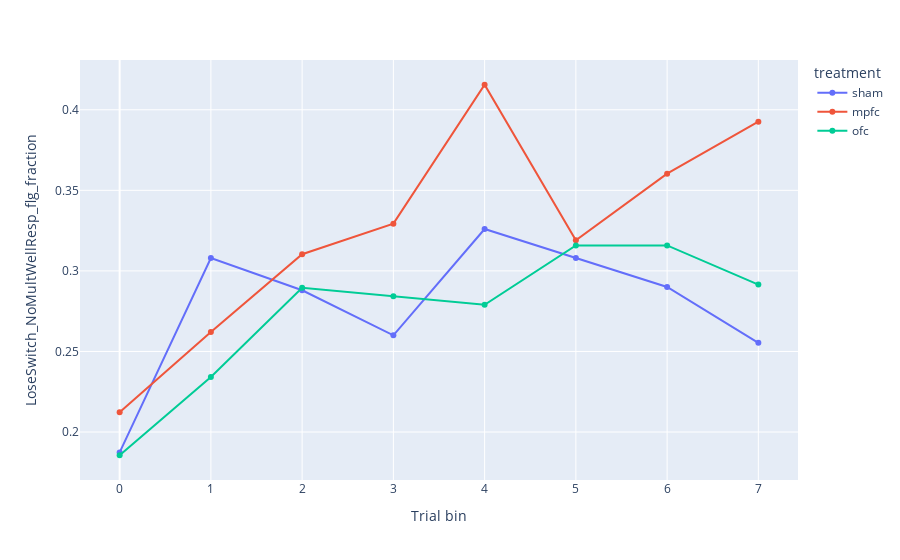

The notebook cell this image was saved under:
### Markdown cell above
**Lose-Switch**

### Code cell
df = preprocessing.bin_data(df, 20)
ls_bin = plotting.bin_and_aggregate_flag(df, "LoseSwitch_NoMultWellResp_flg")
plotting.line_by_treatment_across_bins(
    ls_bin,
    y="LoseSwitch_NoMultWellResp_flg_fraction",
    category_orders=cat
)

### Figure 1 — Plotly figure (JSON) as saved in the notebook; plotly's stock layout.template omitted (floating-point values rounded to 4 significant figures)
{"data": [{"hovertemplate": "treatment=sham<br>Trial bin=%{x}<br>LoseSwitch_NoMultWellResp_flg_fraction=%{y}<extra></extra>", "legendgroup": "sham", "line": {"color": "#636efa", "dash": "solid"}, "marker": {"symbol": "circle"}, "mode": "lines+markers", "name": "sham", "orientation": "v", "showlegend": true, "type": "scatter", "x": [0, 1, 2, 3, 4, 5, 6, 7], "xaxis": "x", "y": [0.1874, 0.308, 0.288, 0.26, 0.326, 0.308, 0.29, 0.2554], "yaxis": "y"}, {"hovertemplate": "treatment=mpfc<br>Trial bin=%{x}<br>LoseSwitch_NoMultWellResp_flg_fraction=%{y}<extra></extra>", "legendgroup": "mpfc", "line": {"color": "#EF553B", "dash": "solid"}, "marker": {"symbol": "circle"}, "mode": "lines+markers", "name": "mpfc", "orientation": "v", "showlegend": true, "type": "scatter", "x": [0, 1, 2, 3, 4, 5, 6, 7], "xaxis": "x", "y": [0.2123, 0.2621, 0.3103, 0.3293, 0.4155, 0.319, 0.3603, 0.3926], "yaxis": "y"}, {"hovertemplate": "treatment=ofc<br>Trial bin=%{x}<br>LoseSwitch_NoMultWellResp_flg_fraction=%{y}<extra></extra>", "legendgroup": "ofc", "line": {"color": "#00cc96", "dash": "solid"}, "marker": {"symbol": "circle"}, "mode": "lines+markers", "name": "ofc", "orientation": "v", "showlegend": true, "type": "scatter", "x": [0, 1, 2, 3, 4, 5, 6, 7], "xaxis": "x", "y": [0.1856, 0.2342, 0.2895, 0.2842, 0.2789, 0.3158, 0.3158, 0.2915], "yaxis": "y"}], "layout": {"legend": {"title": {"text": "treatment"}, "tracegroupgap": 0}, "margin": {"t": 60}, "xaxis": {"anchor": "y", "domain": [0, 1], "title": {"text": "Trial bin"}}, "yaxis": {"anchor": "x", "domain": [0, 1], "title": {"text": "LoseSwitch_NoMultWellResp_flg_fraction"}}}}
